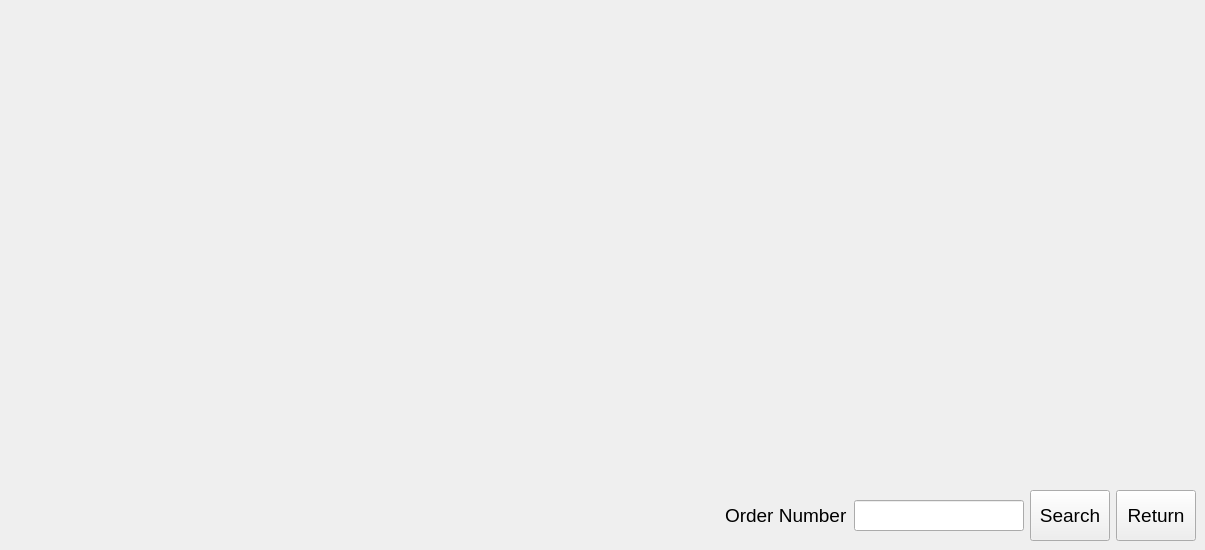
    <widget class="QWidget" name="pgOrderSearchEO">
     <property name="font">
      <font>
       <pointsize>9</pointsize>
      </font>
     </property>
     <widget class="QWidget" name="widgetOrderSearchEO" native="true">
      <property name="geometry">
       <rect>
        <x>725</x>
        <y>490</y>
        <width>471</width>
        <height>51</height>
       </rect>
      </property>
      <widget class="QWidget" name="horizontalLayoutWidget_6">
       <property name="geometry">
        <rect>
         <x>0</x>
         <y>0</y>
         <width>471</width>
         <height>51</height>
        </rect>
       </property>
       <layout class="QHBoxLayout" name="horizontalLayoutEO_2">
        <item>
         <layout class="QFormLayout" name="formLayoutEO_3">
          <property name="labelAlignment">
           <set>Qt::AlignmentFlag::AlignLeading|Qt::AlignmentFlag::AlignLeft|Qt::AlignmentFlag::AlignVCenter</set>
          </property>
          <property name="formAlignment">
           <set>Qt::AlignmentFlag::AlignLeading|Qt::AlignmentFlag::AlignLeft|Qt::AlignmentFlag::AlignVCenter</set>
          </property>
          <item row="0" column="0">
           <widget class="QLabel" name="lblOrderIDEO_2">
            <property name="font">
             <font>
              <pointsize>14</pointsize>
             </font>
            </property>
            <property name="text">
             <string>Order Number</string>
            </property>
           </widget>
          </item>
          <item row="0" column="1">
           <widget class="QLineEdit" name="lineSearchOrderIDEO">
            <property name="sizePolicy">
             <sizepolicy hsizetype="Minimum" vsizetype="Fixed">
              <horstretch>0</horstretch>
              <verstretch>0</verstretch>
             </sizepolicy>
            </property>
            <property name="minimumSize">
             <size>
              <width>100</width>
              <height>0</height>
             </size>
            </property>
            <property name="font">
             <font>
              <pointsize>14</pointsize>
             </font>
            </property>
           </widget>
          </item>
         </layout>
        </item>
        <item>
         <widget class="QPushButton" name="btnSearchOrderEO">
          <property name="sizePolicy">
           <sizepolicy hsizetype="Minimum" vsizetype="Expanding">
            <horstretch>0</horstretch>
            <verstretch>0</verstretch>
           </sizepolicy>
          </property>
          <property name="font">
           <font>
            <pointsize>14</pointsize>
           </font>
          </property>
          <property name="cursor">
           <cursorShape>PointingHandCursor</cursorShape>
          </property>
          <property name="text">
           <string>Search</string>
          </property>
         </widget>
        </item>
        <item>
         <widget class="QPushButton" name="btnReturnOSEO">
          <property name="sizePolicy">
           <sizepolicy hsizetype="Minimum" vsizetype="Expanding">
            <horstretch>0</horstretch>
            <verstretch>0</verstretch>
           </sizepolicy>
          </property>
          <property name="font">
           <font>
            <pointsize>14</pointsize>
           </font>
          </property>
          <property name="cursor">
           <cursorShape>PointingHandCursor</cursorShape>
          </property>
          <property name="text">
           <string>Return</string>
          </property>
          <property name="shortcut">
           <string>Esc</string>
          </property>
         </widget>
        </item>
       </layout>
      </widget>
     </widget>
    </widget>
